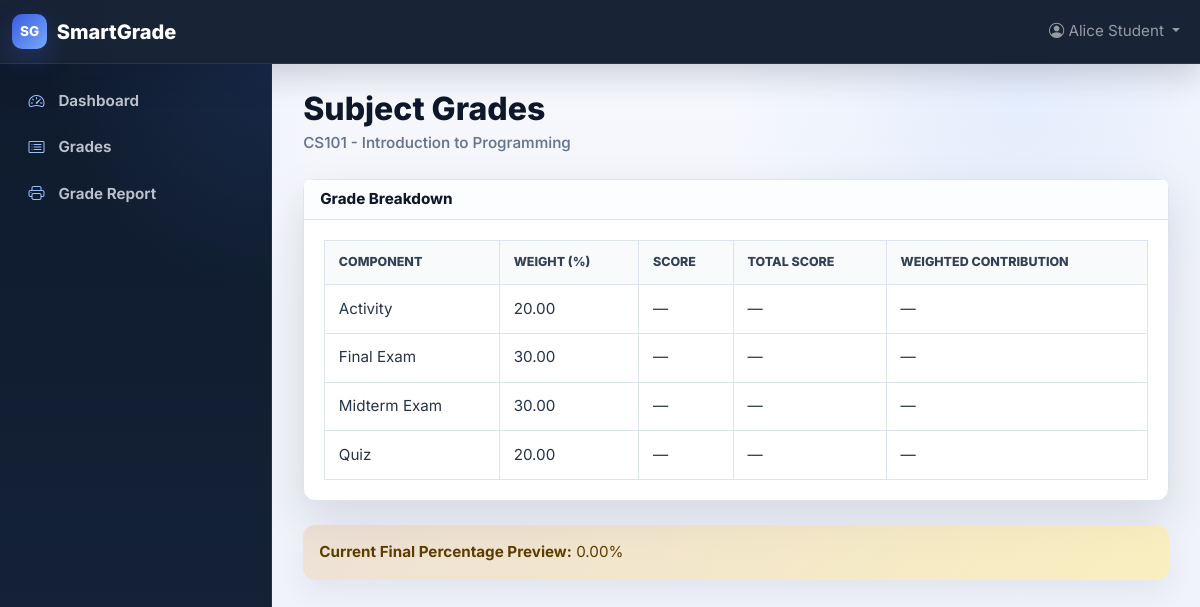
Screenshot of /student_grades.php?subject_id=1 (signed in) with the database file from the repository.
### tables this page shows
CREATE TABLE IF NOT EXISTS grade_components (
  id INT AUTO_INCREMENT PRIMARY KEY,
  subject_id INT NOT NULL,
  name VARCHAR(100) NOT NULL,
  percentage_weight DECIMAL(5,2) NOT NULL,
  created_at TIMESTAMP DEFAULT CURRENT_TIMESTAMP,
  archived_at TIMESTAMP NULL DEFAULT NULL,
  archived_by INT NULL,
  UNIQUE KEY uq_grade_components_subject_name (subject_id, name),
  FOREIGN KEY (subject_id) REFERENCES subjects(id) ON DELETE CASCADE,
  FOREIGN KEY (archived_by) REFERENCES users(id) ON DELETE SET NULL
);

### student_grades.php (the view, shortened to what this page needs)
<?php
require_once 'config.php';
$subject_id = filter_input(INPUT_GET, 'subject_id', FILTER_SANITIZE_NUMBER_INT);
$studentUserId = $_SESSION['user']['id'] ?? ($_SESSION['user_id'] ?? 0);
$stmt = $pdo->prepare('SELECT id FROM students WHERE user_id=? AND archived_at IS NULL');
$stmt->execute([$studentUserId]);
$studentId = $stmt->fetchColumn();
$stmt = $pdo->prepare('SELECT sub.code, sub.name, e.school_year, e.semester
    FROM enrollments e
    JOIN subjects sub ON sub.id = e.subject_id
    WHERE e.student_id=?
        AND e.subject_id=?
        AND e.status="Enrolled"
        AND e.archived_at IS NULL
        AND sub.archived_at IS NULL
    ORDER BY e.id DESC
    LIMIT 1');
$stmt->execute([$studentId, $subject_id]);
$subject = $stmt->fetch();
$compStmt = $pdo->prepare('SELECT id, name, percentage_weight FROM grade_components WHERE subject_id=? AND archived_at IS NULL');
$compStmt->execute([$subject_id]);
$components = $compStmt->fetchAll();
$gradeData = [];
foreach ($components as $comp) {
    $gStmt = $pdo->prepare('SELECT score, total_score FROM grades WHERE student_id=? AND subject_id=? AND component_id=?');
    $gStmt->execute([$studentId, $subject_id, $comp['id']]);
    $g = $gStmt->fetch();
    $gradeData[] = [
        'name' => $comp['name'],
        'weight' => $comp['percentage_weight'],
        'score' => $g['score'] ?? null,
        'total' => $g['total_score'] ?? null
    ];
}
$finalStmt = $pdo->prepare('SELECT gwa, weighted_grade, remarks, school_year, semester
    FROM final_grades
    WHERE student_id=?
        AND subject_id=?
        AND school_year=?
        AND semester=?
    ORDER BY id DESC LIMIT 1');
$finalStmt->execute([$studentId, $subject_id, $subject['school_year'], $subject['semester']]);
$final = $finalStmt->fetch();
$previewGwa = null;
if (!$final && !empty($gradeData)) {
    $sum = 0;
    $previewGwa = $sum;
}
require 'header.php';
?>
<div class="card mb-4">
    <div class="card-header">Grade Breakdown</div>
    <div class="card-body">
        <table class="table table-bordered">
            <thead class="table-light">
                <tr>
                    <th>Component</th>
                    <th>Weight (%)</th>
                    <th>Score</th>
                    <th>Total Score</th>
                    <th>Weighted Contribution</th>
                </tr>
            </thead>
            <tbody>
                <?php foreach ($gradeData as $gd): ?>
                    <?php
                        $contrib = null;
                    ?>
                    <tr>
                        <td><?= htmlspecialchars($gd['name']) ?></td>
                        <td><?= htmlspecialchars($gd['weight']) ?></td>
                        <td><?= is_null($gd['score']) ? '&mdash;' : htmlspecialchars($gd['score']) ?></td>
                        <td><?= is_null($gd['total']) ? '&mdash;' : htmlspecialchars($gd['total']) ?></td>
                        <td><?= is_null($contrib) ? '&mdash;' : number_format($contrib, 2) ?></td>
                    </tr>
                <?php endforeach; ?>
            </tbody>
        </table>
    </div>
</div>
<?php if ($final): ?>
    <div class="alert alert-info"><strong>GWA Grade Point:</strong> <?= $final['gwa'] === null ? '&mdash;' : htmlspecialchars($final['gwa']) ?> | <strong>Final Percentage:</strong> <?= htmlspecialchars($final['weighted_grade']) ?>% | <strong>Remarks:</strong> <span class="<?= sg_badge_class($final['remarks']) ?>"><?= htmlspecialchars($final['remarks']) ?></span></div>
    <p><strong>School Year:</strong> <?= htmlspecialchars($final['school_year']) ?> | <strong>Semester:</strong> <?= htmlspecialchars($final['semester']) ?></p>
<?php elseif ($previewGwa !== null): ?>
    <div class="alert alert-warning"><strong>Current Final Percentage Preview:</strong> <?= number_format($previewGwa, 2) ?>%</div>
<?php else: ?>
    <div class="alert alert-secondary">No grade data available.</div>
<?php endif; ?>
<?php require 'footer.php'; ?>

### smartgrade-styles.css (style rules this page uses)
:root { --sg-bg: #f1f3f9; --sg-surface: #ffffff; --sg-sidebar: #0f1b2d; --sg-sidebar-2: #15233a; --sg-text: #182338; --sg-muted: #66758f; --sg-primary: #3b5bdb; --sg-primary-dark: #2f4cc4; --sg-success: #2f9e44; --sg-warning: #e67700; --sg-danger: #c92a2a; --sg-info: #1971c2; --sg-border: #dbe4ef; --sg-shadow-sm: 0 12px 30px rgba(15, 23, 42, 0.06); --sg-shadow: 0 18px 45px rgba(22, 32, 58, 0.12); --sg-shadow-lg: 0 24px 60px rgba(15, 23, 42, 0.12); --sg-card-radius: 12px; --sg-control-radius: 8px; --sg-font-family: "Inter", ui-sans-serif, system-ui, -apple-system, BlinkMacSystemFont, "Segoe UI", sans-serif; }
* { box-sizing: border-box; }
body { min-height: 100vh; margin: 0; color: var(--sg-text); font-family: var(--sg-font-family); letter-spacing: 0; }
body.sg-app { background: radial-gradient(circle at top left, rgba(59, 91, 219, 0.12), transparent 22rem), radial-gradient(circle at 85% 12%, rgba(104, 166, 255, 0.12), transparent 18rem), linear-gradient(180deg, #f8faff 0%, var(--sg-bg) 40%, #eef2fb 100%); font-size: 0.95rem; opacity: 0; animation: sg-page-fade 0.45s ease forwards; }
.card { border: 1px solid var(--sg-border); border-radius: var(--sg-card-radius); box-shadow: var(--sg-shadow); }
.card-header { border-bottom-color: var(--sg-border); background: #fbfdff; color: #0f172a; font-weight: 750; }
.card-body { padding: 1.25rem; overflow-x: auto; }
.table { margin-bottom: 0; vertical-align: middle; }
.table > :not(caption) > * > * { padding: 0.78rem 0.85rem; }
.table thead th { color: #334155; background: #f8fafc; border-bottom: 1px solid var(--sg-border); font-size: 0.78rem; font-weight: 800; letter-spacing: 0; text-transform: uppercase; white-space: nowrap; }
.table td { color: #263449; }
.table-bordered, .table-bordered > :not(caption) > * { border-color: var(--sg-border); }
.alert { border: 0; border-radius: var(--sg-card-radius); box-shadow: var(--sg-shadow-sm); }
.alert-warning, .alert-info { color: #5c3d00; background: linear-gradient(135deg, rgba(230, 119, 0, 0.14), rgba(255, 236, 153, 0.62)); }

### rows the page displays
grade_components: name "Activity", percentage_weight "20.00"
grade_components: name "Final Exam", percentage_weight "30.00"
grade_components: name "Midterm Exam", percentage_weight "30.00"
grade_components: name "Quiz", percentage_weight "20.00"

### other values shown
$userName "Alice Student"
$item['label'] "Dashboard"
$item['label'] "Grades"
$item['label'] "Grade Report"
$title "Subject Grades"
$subtitle "CS101 - Introduction to Programming"
$previewGwa "0.00"
